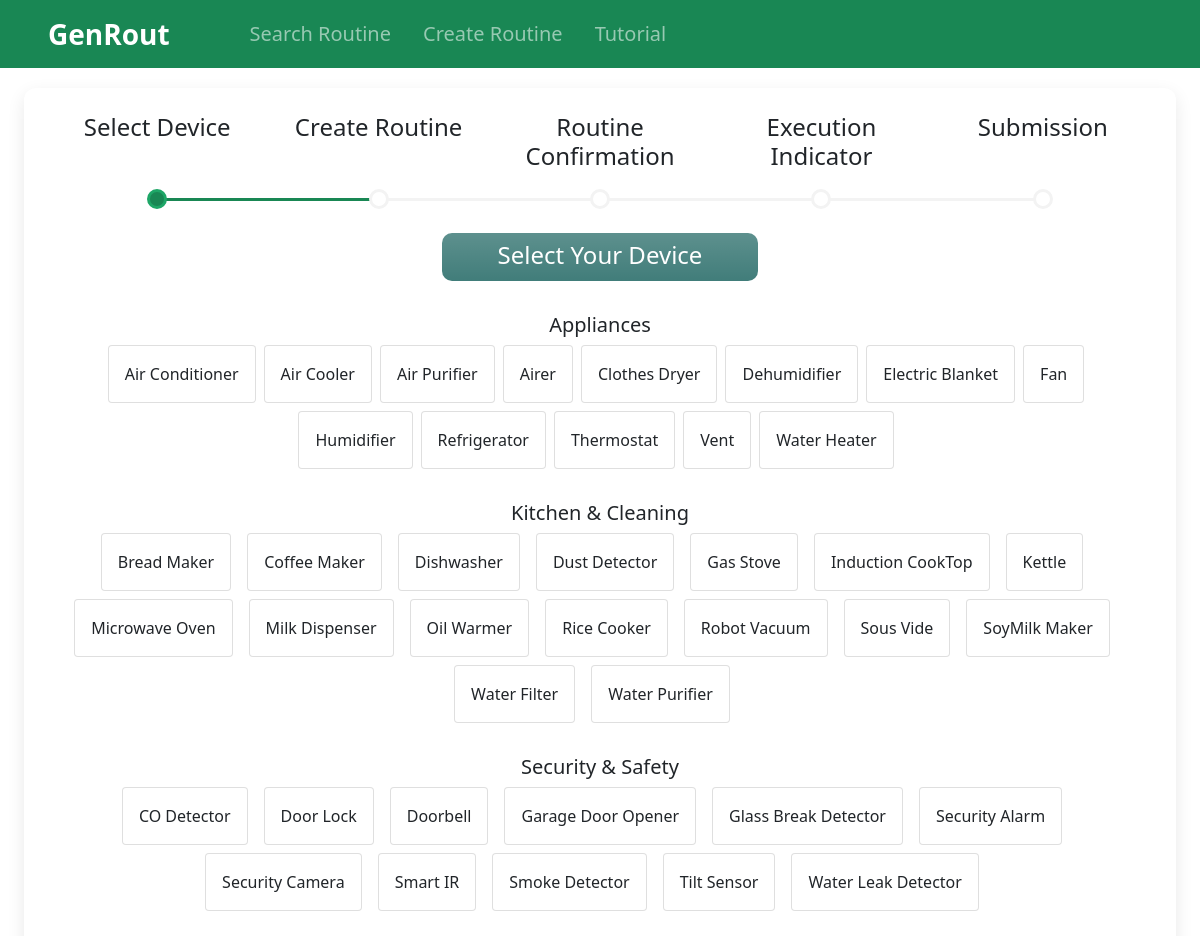
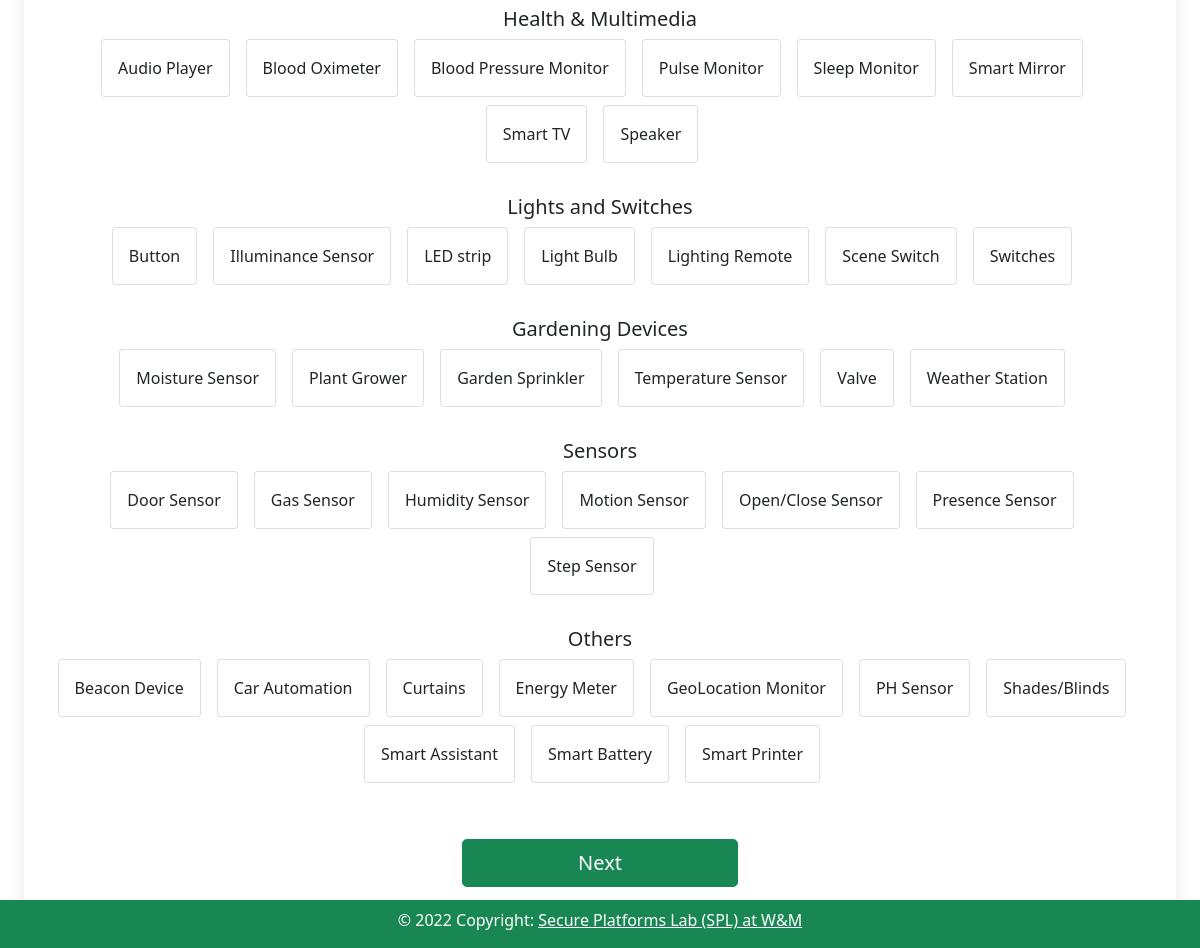
The page /home/create/select-device on the database as committed earlier (2 pictures, top to bottom).
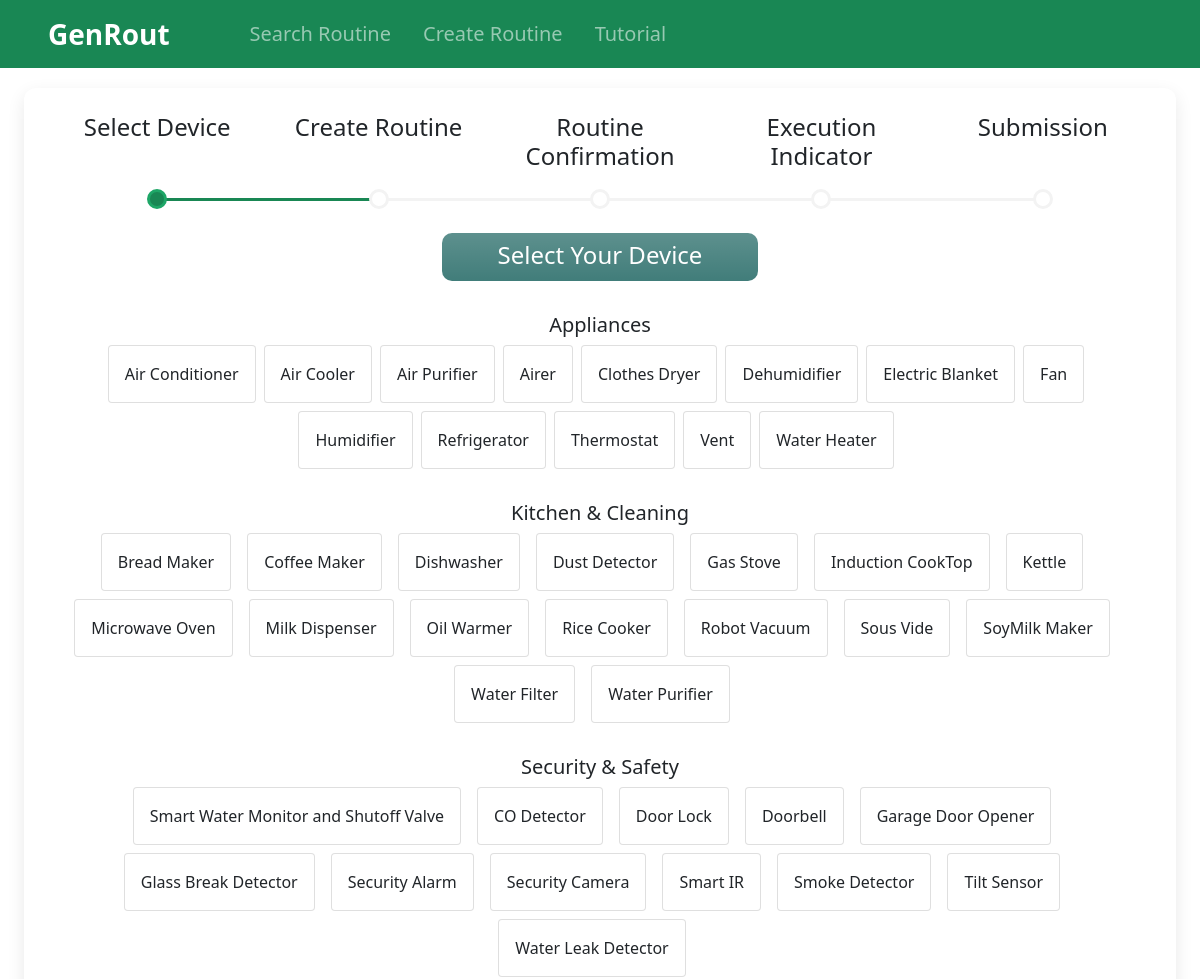
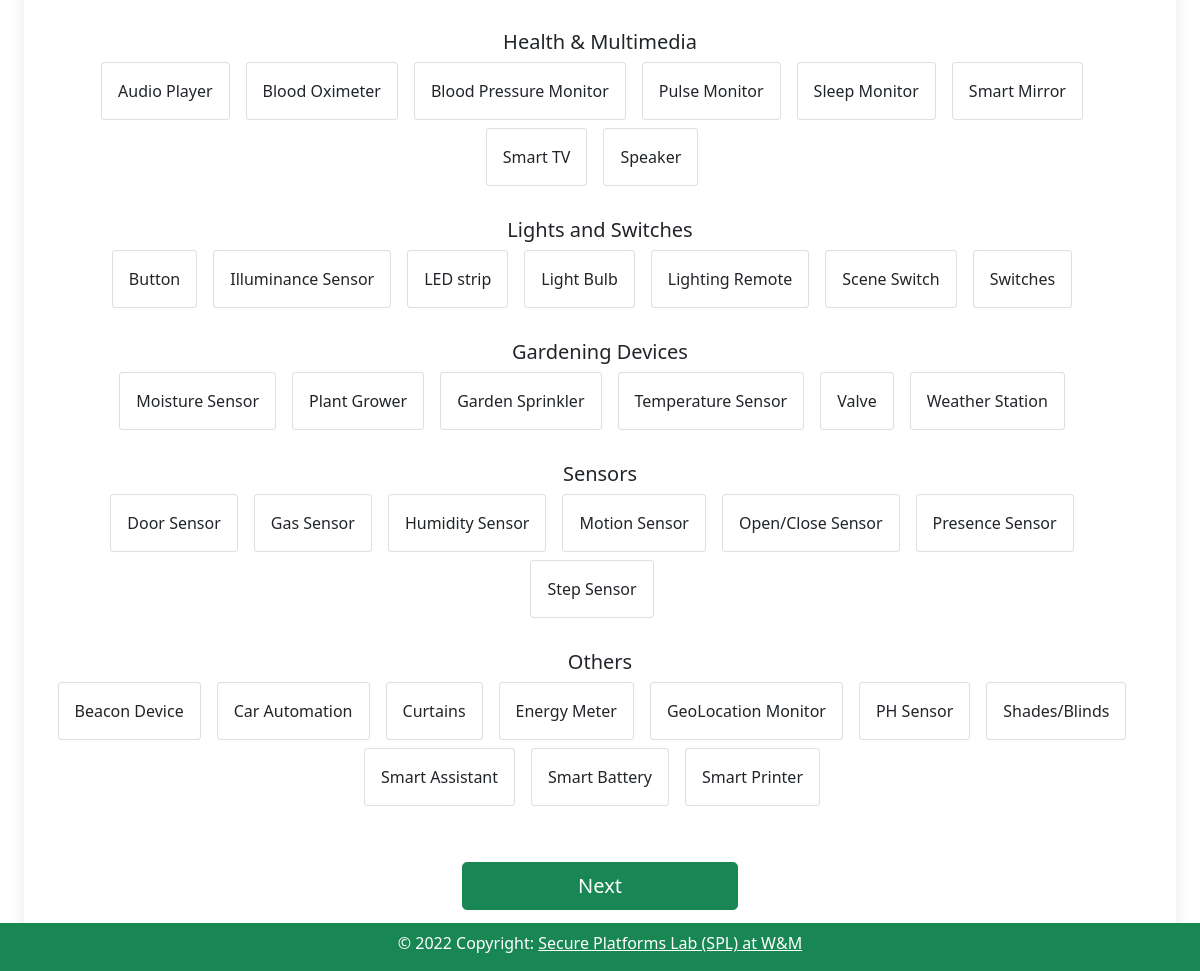
The same page on the database as committed later (2 pictures, top to bottom).
### home/models.py (models this page shows, shortened)
class Device(models.Model):
    device_name = models.CharField(max_length=100)
    category = models.CharField(max_length=40)

### home/views.py (the view, shortened to what this page needs)
# urls.py: path('create/select-device', views.select_device, name='select_device'),
def select_device(request):
    selected_device_list = []
    if request.session.get("selected_devices"):
        selected_device_list = request.session["selected_devices"]
    else:
        print("no session available")
    device_list = Device.objects.all()
    appliances_devices = Device.objects.all().filter(category="Appliances")
    kitchen_and_cleaning_devices = Device.objects.all().filter(category="Kitchen & Cleaning")
    security_and_safety = Device.objects.all().filter(category="Security & Safety")
    multimedia = Device.objects.all().filter(category="Multimedia")
    health = Device.objects.all().filter(category="Health")
    lights_and_switches = Device.objects.all().filter(category="Lights & Switches")
    gardening_devices = Device.objects.all().filter(category="Gardening Devices")
    sensors_devices = Device.objects.all().filter(category="Sensors")
    others_devices = Device.objects.all().filter(category="Others")
    health_multimedia = health | multimedia
    print("Total: ", len(appliances_devices) , " ", len(kitchen_and_cleaning_devices), " ", len(security_and_safety) , " ", len(health) , len(multimedia))
    context = {
        'appliances_devices': appliances_devices,
        'kitchen_and_cleaning_devices': kitchen_and_cleaning_devices,
        'security_and_safety': security_and_safety,
        'health_and_multimedia': health_multimedia,
        'lights_and_switches': lights_and_switches,
        'gardening_devices': gardening_devices,
        'sensors_devices': sensors_devices,
        'others_devices': others_devices,
        'previously_selected_devices': selected_device_list,
        'page': 1
    }
    return render(request, 'home/create/select_device.html', context)

### templates/home/create/select_device.html (shortened to what this page needs)
{% extends 'base_create_routine.html' %}
{% block step %}
    <div class="step">
        <div class="d-flex card-header bg-white justify-content-center" id="routine-create-page-title">
            <div class="row w-auto px-5 bg-gradient pt-1 align-items-center text-white" id="routine-create-page-inner-title">
                <h4 class='text-center px-2 py-1'>Select Your Device</h4>
            </div>
        </div>
        <div class="container">
            <div class="d-flex mt-4 justify-content-center text-center">
                <div class="col">
                        <h5>Appliances</h5>
                        <div class="row d-flex justify-content-center">
                            {% for device in appliances_devices %}
                            <div class="col-sm-1 card cards w-auto mb-2 px-0 me-2 align-middle">
                                <div class="card-body" id="{{device.device_name}}" onclick="selectedCard('{{device.device_name}}')">{{device.device_name}}</div>
                            </div>
                            {% endfor %}
                        </div><br>
                        <h5>Kitchen & Cleaning</h5>
                        <div class="row d-flex justify-content-center">
                            {% for device in kitchen_and_cleaning_devices %}
                                <div class="col-sm-1 card cards w-auto mb-2 px-0 me-3 align-middle">
                                    <div class="card-body" id="{{device.device_name}}" onclick="selectedCard('{{device.device_name}}')">{{device.device_name}}</div>
                                </div>
                            {% endfor %}
                        </div><br>
                        <h5>Security & Safety</h5>
                        <div class="row d-flex justify-content-center">
                            {% for device in security_and_safety %}
                                <div class="col-sm-1 card cards w-auto mb-2 px-0 me-3 align-middle">
                                    <div class="card-body" id="{{device.device_name}}" onclick="selectedCard('{{device.device_name}}')">{{device.device_name}}</div>
                                </div>
                            {% endfor %}
                        </div><br>
                        <h5>Health & Multimedia</h5>
                        <div class="row d-flex justify-content-center">
                            {% for device in health_and_multimedia %}
                                <div class="col-sm-1 card cards w-auto mb-2 px-0 me-3 align-middle">
                                    <div class="card-body" id="{{device.device_name}}" onclick="selectedCard('{{device.device_name}}')">{{device.device_name}}</div>
                                </div>
                            {% endfor %}
                        </div><br>
                        <h5>Lights and Switches</h5>
                        <div class="row d-flex justify-content-center">
                            {% for device in lights_and_switches %}
                                <div class="col-sm-1 card cards w-auto mb-2 px-0 me-3 align-middle">
                                    <div class="card-body" id="{{device.device_name}}" onclick="selectedCard('{{device.device_name}}')">{{device.device_name}}</div>
                                </div>
                            {% endfor %}
                        </div><br>
                        <h5>Gardening Devices</h5>
                        <div class="row d-flex justify-content-center">
                            {% for device in gardening_devices %}
                                <div class="col-sm-1 card cards w-auto mb-2 px-0 me-3 align-middle">
                                    <div class="card-body" id="{{device.device_name}}" onclick="selectedCard('{{device.device_name}}')">{{device.device_name}}</div>
                                </div>
                            {% endfor %}
                        </div><br>
                        <h5>Sensors</h5>
                        <div class="row d-flex justify-content-center">
                            {% for device in sensors_devices %}
                                <div class="col-sm-1 card cards w-auto mb-2 px-0 me-3 align-middle">
                                    <div class="card-body" id="{{device.device_name}}" onclick="selectedCard('{{device.device_name}}')">{{device.device_name}}</div>
                                </div>
                            {% endfor %}
                        </div><br>
                        <h5>Others</h5>
                        <div class="row d-flex justify-content-center">
                            {% for device in others_devices %}
                                <div class="col-sm-1 card cards w-auto mb-2 px-0 me-3 align-middle">
                                    <div class="card-body" id="{{device.device_name}}" onclick="selectedCard('{{device.device_name}}')">{{device.device_name}}</div>
                                </div>
                            {% endfor %}
                        </div>
                </div>
            </div>
        </div>
    </div>
{% endblock step %}
{% block script-2 %}
    {% load static %}
{% endblock script-2 %}

### templates/base_create_routine.html (shortened to what this page needs)
{% extends 'base.html' %}
{% block stylesheet %}
    {% load static %}
    <link id="pagestyle" href="{% static 'base_create_routine_style.css' %}" type="text/css" rel="stylesheet" />
{% endblock stylesheet %}
{% block body %}
<div class="container-fluid min-vh-100 d-flex justify-content-center">
    <div class="container-fluid">
        <form autocomplete="off" id="signUpForm" action="#">
            <div class="form-header d-flex mb-3">
                <span class="stepIndicator"><h4>Select Device</h4></span>
                <span class="stepIndicator"><h4>Create Routine</h4></span>
                <span class="stepIndicator"><h4>Routine Confirmation</h4></span>
                <span class="stepIndicator"><h4>Execution Indicator</h4></span>
                <span class="stepIndicator"><h4>Submission</h4></span>
            </div>
            {% block step %}{% endblock step %}
            <div class="form-footer d-flex justify-content-center mt-5 mb-3 fs-3">
                <a class="btn btn-success btn-lg w-25" type="button" id="nextBtn">Next</a>
            </div>
        </form>
    </div>
</div>
{% load static %}
{% endblock body %}

### templates/base.html (shortened to what this page needs)
<!doctype html>
<html lang="en">
  <head>
    {% block stylesheet %}{% endblock stylesheet %}
    <link rel="stylesheet" href="https://cdn.jsdelivr.net/npm/bootstrap-icons@1.9.1/font/bootstrap-icons.css">
    <link href="https://cdn.jsdelivr.net/npm/bootstrap@5.0.2/dist/css/bootstrap.min.css" rel="stylesheet">
  </head>
  <body>
    <nav class="navbar navbar-expand-lg navbar-dark bg-success w-100">
        <a class="navbar-brand mx-5 fs-3" href="/home"><b>GenRout</b></a>
        <div class="collapse navbar-collapse fs-5 " id="navbarSupportedContent">
          <ul class="navbar-nav mr-auto mx-3 text-white">
            <li class="nav-item mx-2">
              <a class="nav-link" href="/home/search/search-routine">Search Routine</a>
            </li>
            <li class="nav-item mx-2">
                <a class="nav-link" href="/home/create/select-device">Create Routine</a>
              </li>
            <li class="nav-item mx-2">
                <a class="nav-link" href="/home/tutorial">Tutorial</a>
            </li>
            </ul>
        </div>
    </nav>
    {% block body %}{% endblock body %}
    <div class="position-fixed bottom-0 start-0 w-100 mt-5 bg-success">
      <section>
        <footer class="text-center text-white">
          <div class="text-center pb-3 pt-2 rounded-top ">
              © 2022 Copyright:
              <a class="text-white"  target=”_blank”  href="https://spl-wm.github.io/">Secure Platforms Lab (SPL) at W&M</a>
          </div>
        </footer>
      </section>
     </div>
    </body>
</html>

### static/base_create_routine_style.css (style rules this page uses)
body { font-family: 'Open Sans', sans-serif; }
#signUpForm { max-width: 100%; background-color: #ffffff; margin: 20px auto; padding: 25px; box-shadow: 0px 6px 18px rgb(0 0 0 / 9%); border-radius: 12px; }
#signUpForm .form-header { gap: 5px; text-align: center; font-size: .9em; }
#signUpForm .form-header .stepIndicator { position: relative; flex: 1; padding-bottom: 30px; }
#signUpForm .form-header .stepIndicator.active { font-weight: 600; }
#signUpForm .form-header .stepIndicator::before { content: ""; position: absolute; left: 50%; bottom: 0; transform: translateX(-50%); z-index: 9; width: 20px; height: 20px; background-color: white; border-radius: 50%; border: 3px solid #f3f3f3; }
#signUpForm .form-header .stepIndicator.active::before { background-color: #198754; border: 3px solid #1ea667; }
#signUpForm .form-header .stepIndicator::after { content: ""; position: absolute; left: 50%; bottom: 8px; width: 100%; height: 3px; background-color: #f3f3f3; }
#signUpForm .form-header .stepIndicator.active::after { background-color: #198754; }
#signUpForm .form-header .stepIndicator:last-child:after { display: none; }
#signUpForm .step { display: none; }
#signUpForm .form-footer { overflow:auto; gap: 20px; }
.cards { transition: all 0.2s ease; cursor: pointer; border-radius: 10px; }
#routine-create-page-title { -webkit-box-shadow: 0px 0px 0px -3px #ffffff; -moz-box-shadow: 0px 0px 0px -3px #ffffff; box-shadow: 0px 0px 0px -3px #ffffff; border-bottom: 0px solid rgba(0,0,0,.125); }
#routine-create-page-inner-title { border-radius:10px; background-color: #417D7A; }

Rows that differ between the two databases and show on the page:
added Device: device_name "Smart Water Monitor and Shutoff Valve", shown under "Security & Safety"
